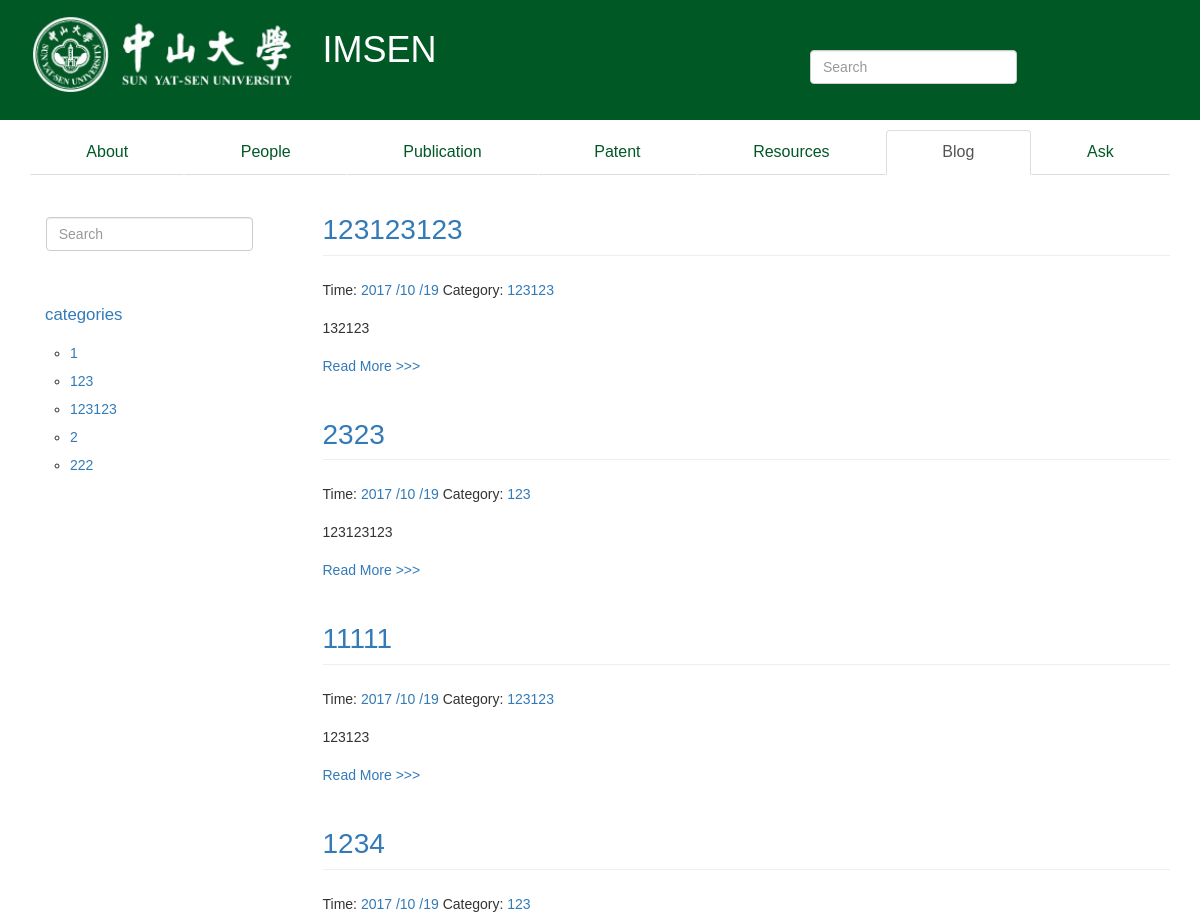
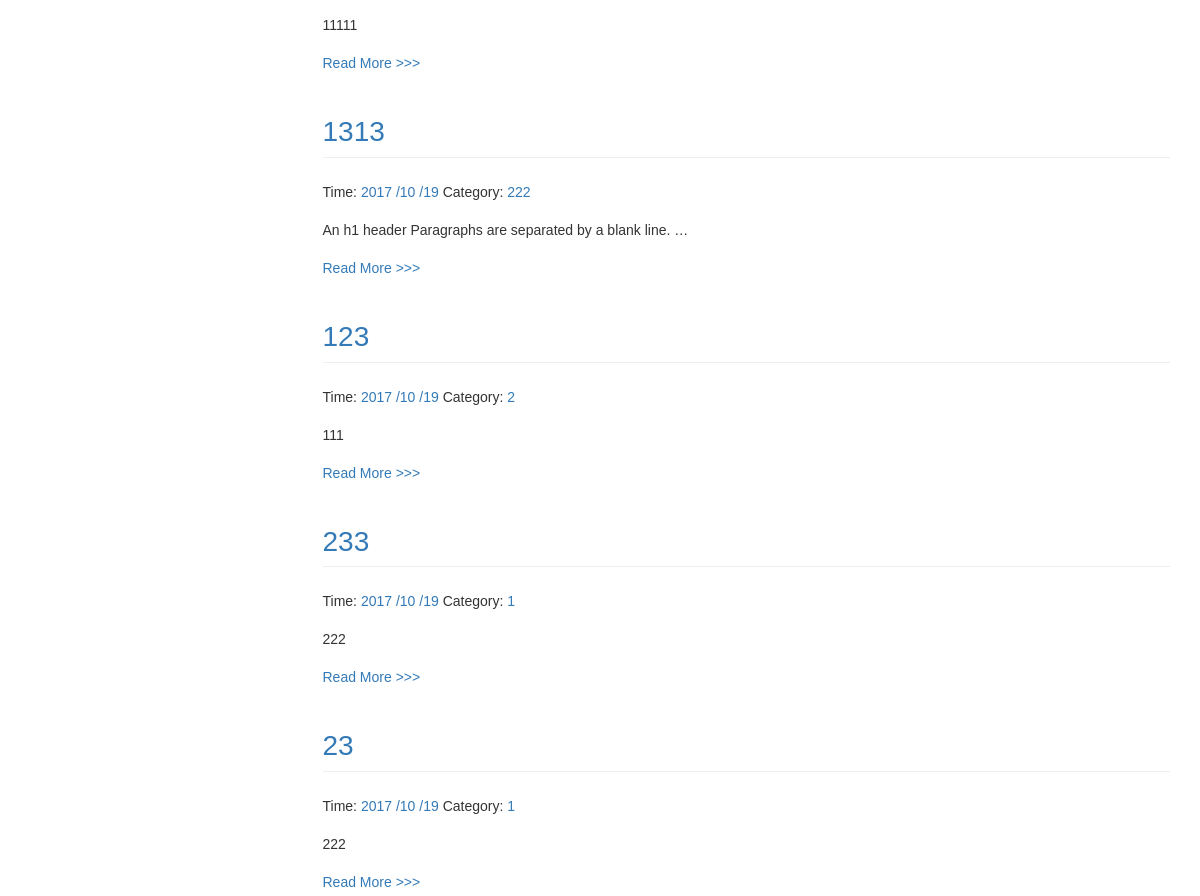
Page /blog/ on the earlier database version (2 pictures, top to bottom).
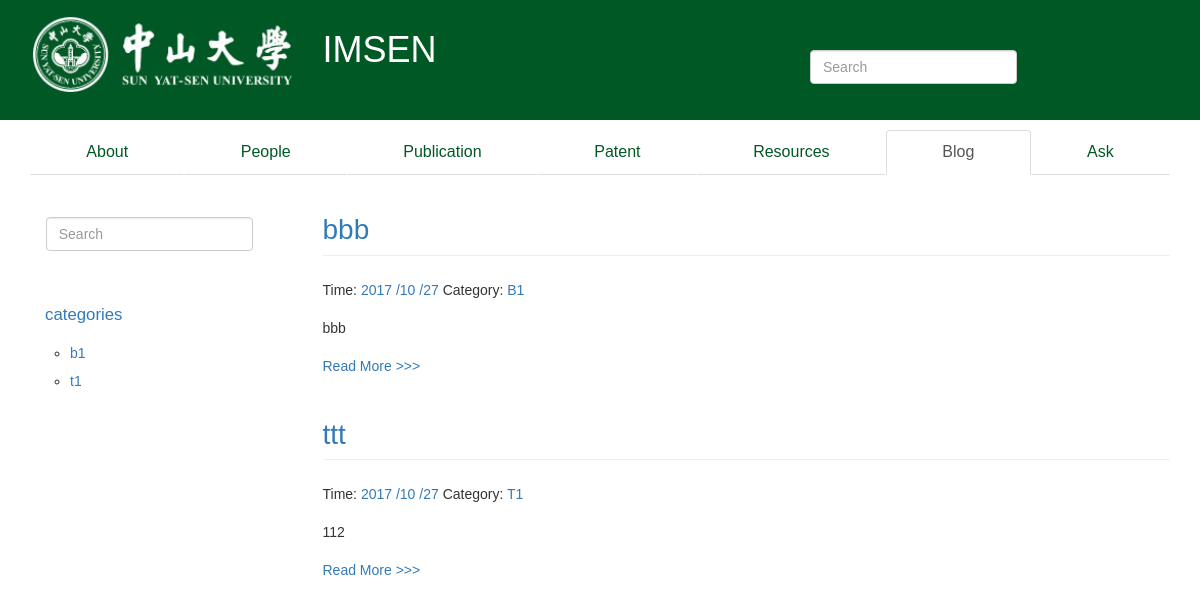
Same page on the later database version.
### IMS/models.py (models this page shows, shortened)
class blog(models.Model):
    title = models.CharField(max_length=100)
    category = models.CharField(max_length=50, null=False)
    date_time = models.DateTimeField(default=timezone.now, null=False)
    content = models.TextField(null=False)
    class Meta:
        ordering = ['-date_time']

### IMS/views.py (the view)
# urls.py: url(r'^blog/$', IMSview.blogHome, name='blog'),
def blogHome(request):
    try:
        posts = blog.objects.all()
        categories = posts.values('category').distinct().order_by('category')
        paginator = Paginator(posts, 10)
        page = request.GET.get('page')
        try:
            postList = paginator.page(page)
        except PageNotAnInteger:
            postList = paginator.page(1)
        except EmptyPage:
            postList = paginator.page(paginator.num_pages)
        return render(request, 'blog.html', {'post_list': postList, 'categories': categories})
    except:
        return render(request, 'blog.html')

### templates/blog.html (shortened to what this page needs)
{% extends "base.html" %}
{% load markdown_deux_tags %}
{% block content %}
    <ul class="nav nav-tabs nav-justified" role="tablist">
        <li role="presentation"><a href="/about/">About</a></li>
        <li role="presentation"><a href="/people/">People</a></li>
        <li role="presentation"><a href="/publication/" role="tab">Publication</a></li>
        <li role="presentation"><a href="/patent/" role="tab">Patent</a></li>
        <li role="presentation"><a href="/resource">Resources</a></li>
        <li role="presentation" class="active"><a href="/blog/">Blog</a></li>
        <li role="presentation"><a href="/ask/">Ask</a></li>
    </ul>
    <div class="row">
        <div class="col-md-3">
            <div class="row-toolbar hidden-print hidden-xs hidden-sm" style="margin-top:16%; margin-left:6%;">
                <form class="form-inline" action="/blog/search/" method="get">
                    <div class="form-group">
                        <input type="text" class="form-control" placeholder="Search" name="search">
                    </div>
                </form>
            </div>
            <nav class="hidden-print hidden-xs hidden-sm">
                <ul class="nav bs-docs-sidenav">
                    <li>
                        <a href="#top" style="font-size:120%">categories</a>
                        <ul>
                            {% for item in categories %}
                            <li><a href="/blog/tag/{{ item.category }}">{{ item.category }}</a></li>
                            {% endfor %}
                        </ul>
                    </li>
                </ul>
            </nav>
        </div>
        <div class="posts col-md-9">
            {% for post in post_list %}
                {% if post.title != "" %}
                    <section class="post">
                    <header class="post-header">
                        <h2 class="post-title page-header"><a
                                href="{% url "blogDetail" id=post.id %}">{{ post.title }}</a></h2>
                        <p class="post-meta">
                            Time: <a class="post-author" href="#">{{ post.date_time |date:"Y /m /d" }}</a>
                            Category: <a class="post-category post-category-js"
                               href="{% url "blogTag" tag=post.category %}">{{ post.category|title }}</a>
                        </p>
                    </header>
                    <div class="post-description">
                        <p>
                            {{ post.content|markdown:'recipe'|truncatewords_html:10|striptags }}
                        </p>
                    </div>
                    <a href="{% url "blogDetail" id=post.id %}" role="button">Read More >>> </a>
                {% endif %}
            </section>
            {% endfor %}
        </div>
    </div>
{% endblock %}

Differences in the rows shown:
removed blog: title "123123123", date_time "2017 /10 /19", category "123123", content "132123"
removed blog: title "2323", date_time "2017 /10 /19", category "123", content "123123123"
removed blog: title "11111", date_time "2017 /10 /19", category "123123", content "123123"
removed blog: title "1234", date_time "2017 /10 /19", category "123", content "11111"
removed blog: title "1313", date_time "2017 /10 /19", category "222", content "An h1 header Paragraphs are separated by a blank line. …"
removed blog: title "123", date_time "2017 /10 /19", category "2", content "111"
removed blog: title "233", date_time "2017 /10 /19", category "1", content "222"
removed blog: title "23", date_time "2017 /10 /19", category "1", content "222"
added blog: title "bbb", date_time "2017 /10 /27", category "B1", content "bbb"
added blog: title "ttt", date_time "2017 /10 /27", category "T1", content "112"
Other differences:
new list line: "b1"
new list line: "t1"
list line gone: "1"
list line gone: "123"
list line gone: "123123"
list line gone: "2"
list line gone: "222"
